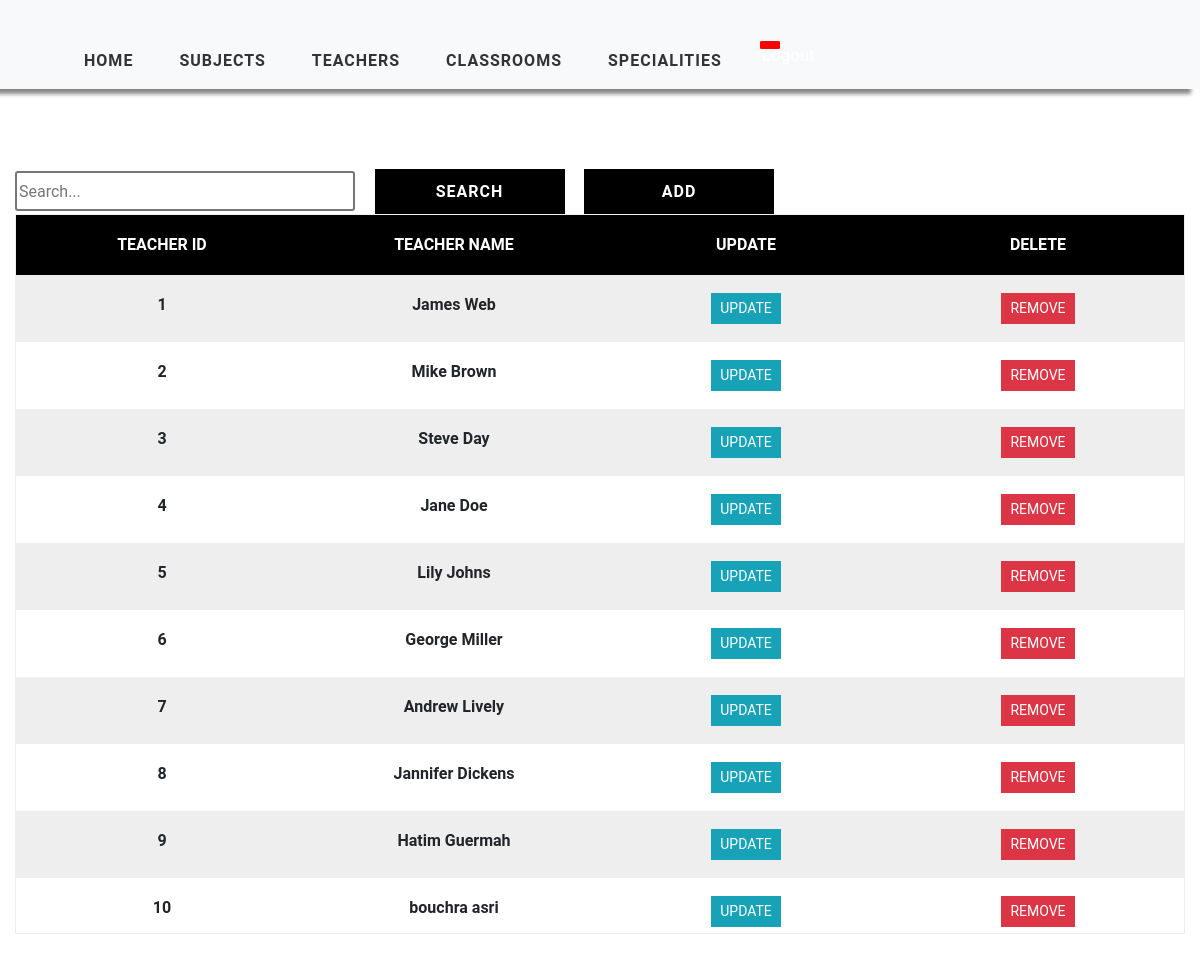
The page /teacher/list on the database its author committed.
### timetableCSP/models.py (models this page shows, shortened)
class Teacher(models.Model):
    teacher_id = models.AutoField(primary_key=True)
    teacher_name = models.CharField(max_length=2000, null=True)

### timetableCSP/views.py (the view)
# urls.py: path('teacher/list',views.teachersList, name='list-teacher'),
def teachersList(request):
    teachers = Teacher.objects.all()
    context={'teachers': teachers}
    return render(request,'listTeacher.html',context)

### templates/listTeacher.html
{% extends 'main.html' %}
{% load static %}
{% block content %}
    <div class="container-fluid">
    <div class="search">
        <input type="text" class="searchbox" placeholder="Search...">
        <input type="submit" value="Search" class="searchButton">
        <a href="{% url 'add-teacher' %}"><button class="searchButton">Add </button></a>
    </div>
        <div class="table  text-center">
            <div class="table-header">
                <div class="header__item filter__link">
                  Teacher id
                </div>
                <div class="header__item filter__link">
                   Teacher Name
                </div>
                <div class="header__item filter__link">
                    Update
                </div>
                <div class="header__item filter__link">
                    Delete
                </div>
            </div>
            <div class="tab-content">
                {% for teacher in teachers %}
                <div class="table-row text-center">
                    <div class="table-data">
                        {{ teacher.teacher_id}}
                    </div>
                    <div class="table-data">
                        {{ teacher.teacher_name }}
                    </div>
                    <div class="table-data">
                       <a href="{% url 'update-teacher' teacher.teacher_id %}" class="btn btn-sm btn-info">Update</a>
                    </div>
                    <div class="table-data">
                       <a href="{% url 'delete-teacher' teacher.teacher_id %}" class="btn btn-sm btn-danger" >Remove</a>
                    </div>
                </div>
                {% endfor %}
            </div>
        </div>
    </div>
{% endblock %}

### static/css/style.css (style rules this page uses)
a { cursor: pointer; }

### static/css/tables.css (style rules this page uses)
*, *:before, *:after { box-sizing: border-box; }
body { font-family: "Roboto", sans-serif; margin: 0; }
.table { border: 1px solid #eeeeee; overflow-y: auto; overflow-x: auto; overflow-style: marquee-line; height: 720px; }
.table-header { display: flex; width: 100%; background: #000; padding: 18px 0; position: sticky; top: 0; }
.table-row { display: flex; width: 100%; padding: 18px 0; }
.table-row:nth-of-type(odd) { background: #eeeeee; }
.table-data, .header__item { flex: 1 1 20%; text-align: center; font-family: Roboto, sans-serif; font-weight: bold; }
.header__item { text-transform: uppercase; }
.filter__link { color: white; text-decoration: none; position: relative; display: inline-block; padding-left: 24px; padding-right: 24px; }
.filter__link::after { content: ""; position: absolute; right: -18px; color: white; font-size: 12px; top: 50%; transform: translateY(-50%); }
.btn { border-radius: 0 !important; font-family: Roboto, sans-serif !important; text-transform: uppercase; }
.search { display: inline-block; }
.searchbox { width: 340px; height: 40px; border-style: solid; border-radius: 3px; font-family: Roboto, sans-serif; text-align: justify; }
.searchButton { width: 190px; height: 45px ; font-family: Roboto, sans-serif; text-transform: uppercase; letter-spacing: 1px; font-weight: bolder; color: white ; background: black; margin-left: 15px; margin-top: 40px; border-color: black ; border-radius: 0 ; border-style: solid; border-width: 3px ; }

### rows shown on the page
Teacher: teacher_id "1", teacher_name "James Web"
Teacher: teacher_id "2", teacher_name "Mike Brown"
Teacher: teacher_id "3", teacher_name "Steve Day"
Teacher: teacher_id "4", teacher_name "Jane Doe"
Teacher: teacher_id "5", teacher_name "Lily Johns"
Teacher: teacher_id "6", teacher_name "George Miller"
Teacher: teacher_id "7", teacher_name "Andrew Lively"
Teacher: teacher_id "8", teacher_name "Jannifer Dickens"
Teacher: teacher_id "9", teacher_name "Hatim Guermah"
Teacher: teacher_id "10", teacher_name "bouchra asri"
